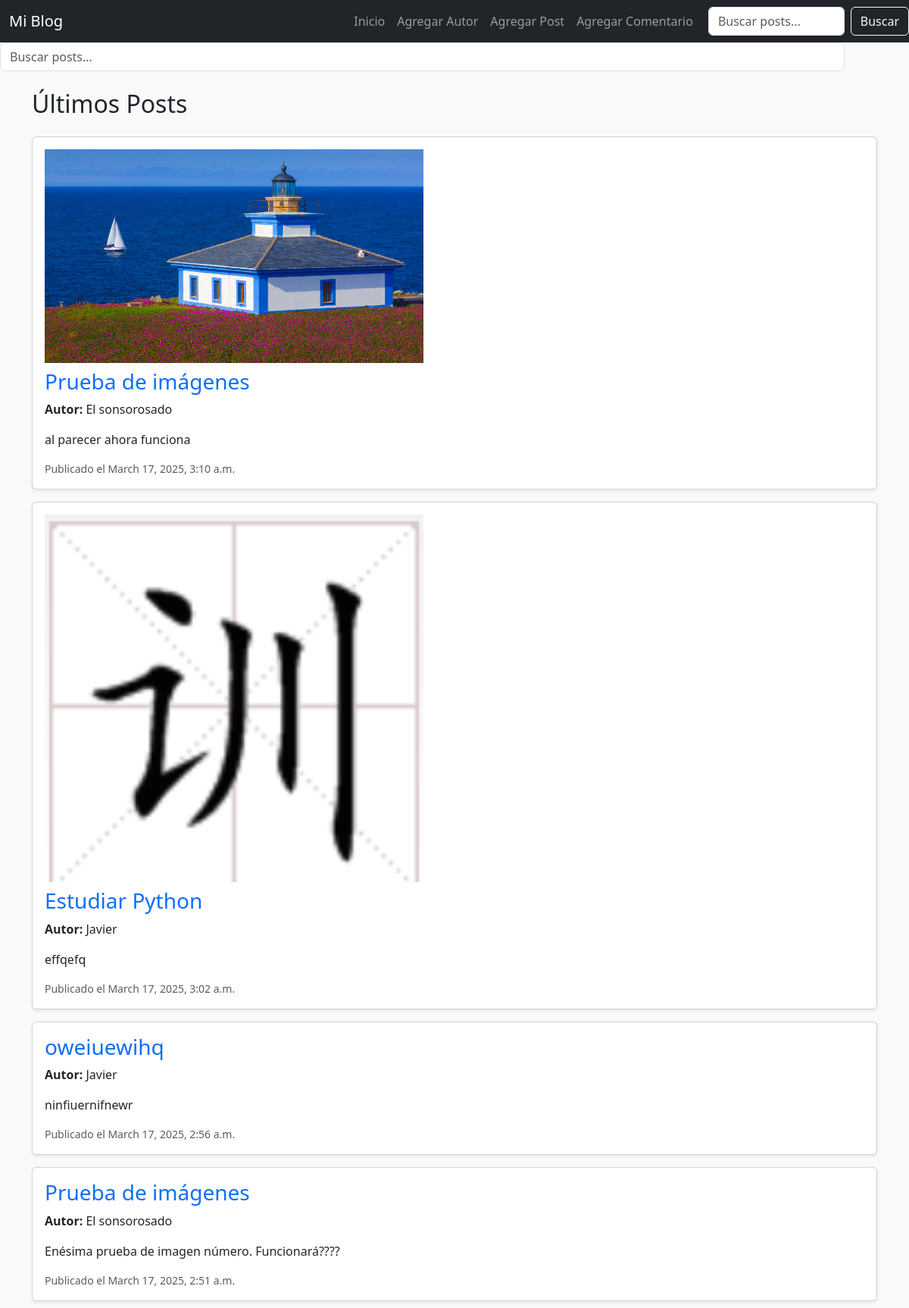
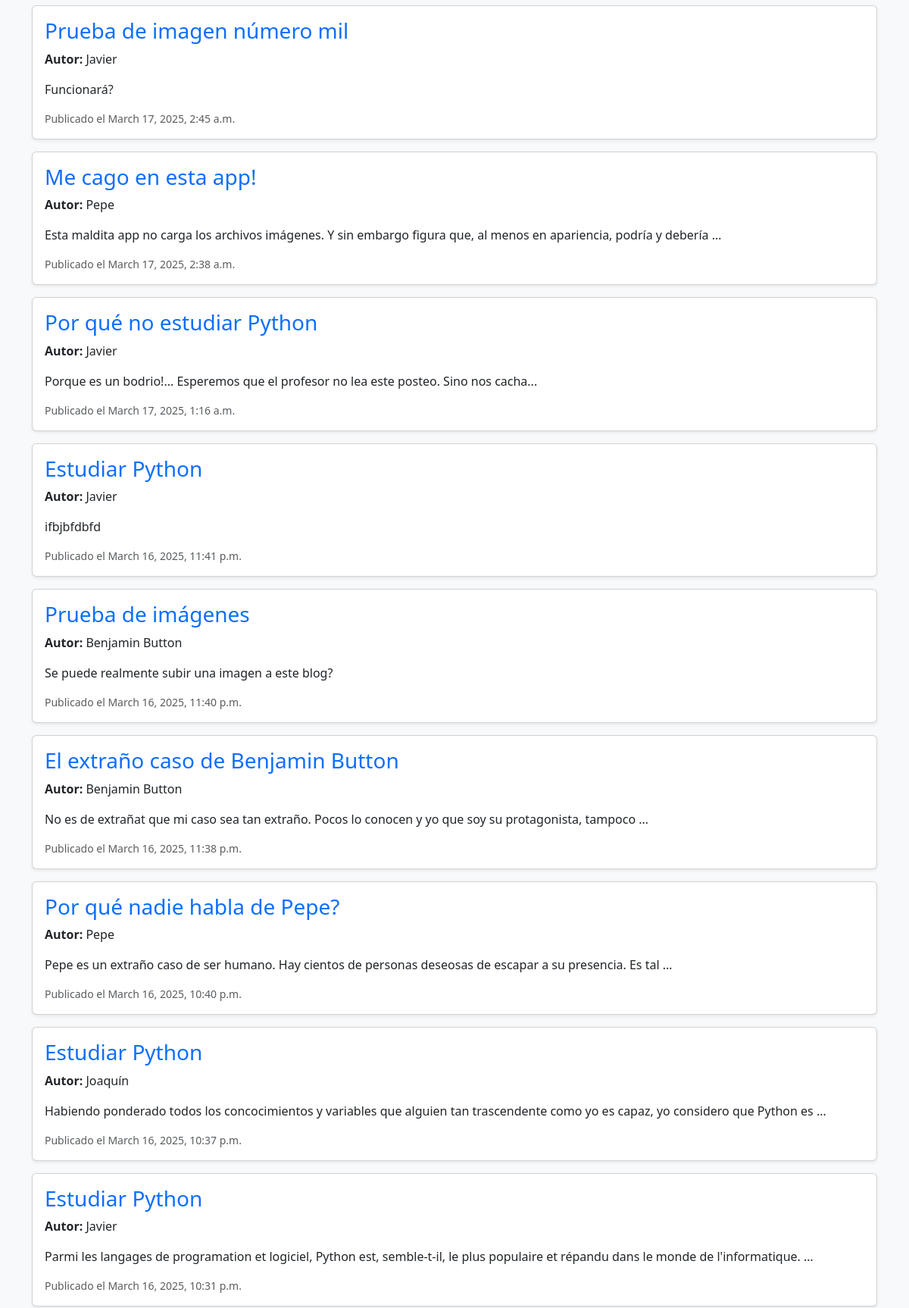
The page / (upper part) on the database its author committed (2 pictures, top to bottom).
### blog/models.py (models this page shows, shortened)
class Post(models.Model):
    titulo = models.CharField(max_length=200)
    contenido = models.TextField()
    autor = models.ForeignKey('Autor', on_delete=models.CASCADE)
    fecha_publicacion = models.DateTimeField(auto_now_add=True)
    imagen = models.ImageField(upload_to='post_images/', blank=True, null=True)  # Nuevo campo

class Autor(models.Model):
    nombre = models.CharField(max_length=100)
    email = models.EmailField(unique=True)
    biografia = models.TextField(blank=True, null=True)

### blog/views.py (the view)
# urls.py: path('', inicio, name='inicio'),
def inicio(request):
    query = request.GET.get('q')
    if query:
        posts = Post.objects.filter(titulo__icontains=query) | Post.objects.filter(contenido__icontains=query)
    else:
        posts = Post.objects.all().order_by('-fecha_publicacion')
    return render(request, 'blog/inicio.html', {'posts': posts, 'query': query})

### blog/templates/blog/inicio.html (shortened to what this page needs)
{% extends 'blog/base.html' %}
{% block content %}
<h2 class="mb-4">Últimos Posts</h2>
{% if posts %}
    {% for post in posts %}
    <div class="card mb-3 p-3 shadow-sm">
        {% if post.imagen %}
            <img src="{{ post.imagen.url }}" class="img-fluid mb-2" style="max-width: 500px; height: auto;" alt="Imagen de {{ post.titulo }}">
        {% endif %}
        <h3><a href="{% url 'detalle_post' post.id %}" class="text-decoration-none">{{ post.titulo }}</a></h3>
        <p><strong>Autor:</strong> {{ post.autor.nombre }}</p>
        <p>{{ post.contenido|truncatewords:20 }}</p>
        <small class="text-muted">Publicado el {{ post.fecha_publicacion }}</small>
    </div>
    {% endfor %}
{% else %}
    <p class="alert alert-warning">No se encontraron posts para tu búsqueda.</p>
{% endif %}
{% endblock %}

### blog/templates/blog/base.html (shortened to what this page needs)
<!DOCTYPE html>
<html lang="es">
<head>
    {% load static %}
    <link rel="stylesheet" href="https://cdn.jsdelivr.net/npm/bootstrap@5.3.0/dist/css/bootstrap.min.css">
</head>
<body class="bg-light">
    <nav class="navbar navbar-expand-lg navbar-dark bg-dark">
        <div class="container">
            <a class="navbar-brand" href="{% url 'inicio' %}">Mi Blog</a>
            <div class="collapse navbar-collapse" id="navbarNav">
                <ul class="navbar-nav ms-auto">
                    <li class="nav-item"><a class="nav-link" href="{% url 'inicio' %}">Inicio</a></li>
                    <li class="nav-item"><a class="nav-link" href="{% url 'agregar_autor' %}">Agregar Autor</a></li>
                    <li class="nav-item"><a class="nav-link" href="{% url 'agregar_post' %}">Agregar Post</a></li>
                    <li class="nav-item"><a class="nav-link" href="{% url 'agregar_comentario' %}">Agregar Comentario</a></li>
                </ul>
            </div>
        </div>
        <form class="d-flex" action="{% url 'inicio' %}" method="GET">
            <input class="form-control me-2" type="search" placeholder="Buscar posts..." name="q" value="{{ query|default_if_none:'' }}">
            <button class="btn btn-outline-light" type="submit">Buscar</button>
        </form>
    </nav>
    <form class="d-flex" action="{% url 'inicio' %}" method="GET">
    <input class="form-control me-2" type="search" placeholder="Buscar posts..." name="q" value="{{ query|default_if_none:'' }}">
    <button class="btn btn-outline-light" type="submit">Buscar</button>
</form>
    <div class="container mt-4">
        {% block content %}
        {% endblock %}
    </div>
</body>
</html>

### rows shown on the page
Post: imagen (picture), titulo "Prueba de imágenes", autor.nombre "El sonsorosado", contenido "al parecer ahora funciona", fecha_publicacion "March 17, 2025, 3:10 a.m."
Post: imagen (picture), titulo "Estudiar Python", autor.nombre "Javier", contenido "effqefq", fecha_publicacion "March 17, 2025, 3:02 a.m."
Post: titulo "oweiuewihq", autor.nombre "Javier", contenido "ninfiuernifnewr", fecha_publicacion "March 17, 2025, 2:56 a.m."
Post: titulo "Prueba de imágenes", autor.nombre "El sonsorosado", contenido "Enésima prueba de imagen número. Funcionará????", fecha_publicacion "March 17, 2025, 2:51 a.m."
Post: titulo "Prueba de imagen número mil", autor.nombre "Javier", contenido "Funcionará?", fecha_publicacion "March 17, 2025, 2:45 a.m."
Post: titulo "Me cago en esta app!", autor.nombre "Pepe", contenido "Esta maldita app no carga los archivos imágenes. Y sin embargo figura que, al menos en apariencia, podría y debería …", fecha_publicacion "March 17, 2025, 2:38 a.m."
Post: titulo "Por qué no estudiar Python", autor.nombre "Javier", contenido "Porque es un bodrio!... Esperemos que el profesor no lea este posteo. Sino nos cacha...", fecha_publicacion "March 17, 2025, 1:16 a.m."
Post: titulo "Estudiar Python", autor.nombre "Javier", contenido "ifbjbfdbfd", fecha_publicacion "March 16, 2025, 11:41 p.m."
Post: titulo "Prueba de imágenes", autor.nombre "Benjamin Button", contenido "Se puede realmente subir una imagen a este blog?", fecha_publicacion "March 16, 2025, 11:40 p.m."
Post: titulo "El extraño caso de Benjamin Button", autor.nombre "Benjamin Button", contenido "No es de extrañat que mi caso sea tan extraño. Pocos lo conocen y yo que soy su protagonista, tampoco …", fecha_publicacion "March 16, 2025, 11:38 p.m."
Post: titulo "Por qué nadie habla de Pepe?", autor.nombre "Pepe", contenido "Pepe es un extraño caso de ser humano. Hay cientos de personas deseosas de escapar a su presencia. Es tal …", fecha_publicacion "March 16, 2025, 10:40 p.m."
Post: titulo "Estudiar Python", autor.nombre "Joaquín", contenido "Habiendo ponderado todos los concocimientos y variables que alguien tan trascendente como yo es capaz, yo considero que Python es …", fecha_publicacion "March 16, 2025, 10:37 p.m."
Post: titulo "Estudiar Python", autor.nombre "Javier", contenido "Parmi les langages de programation et logiciel, Python est, semble-t-il, le plus populaire et répandu dans le monde de l'informatique. …", fecha_publicacion "March 16, 2025, 10:31 p.m."
